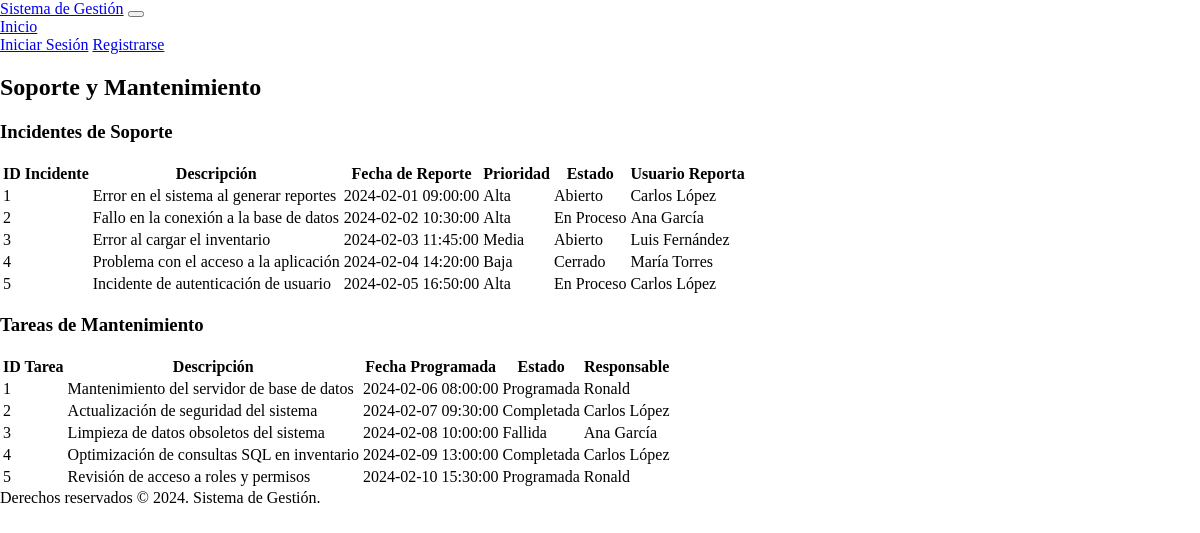
The page /soporte_mantenimiento.php on the database its author committed.
### tables this page shows
CREATE TABLE Incidentes_Soporte (
    id_incidente INT AUTO_INCREMENT PRIMARY KEY,
    descripcion_incidente TEXT,
    fecha_reporte DATETIME,
    prioridad ENUM('Alta', 'Media', 'Baja'),
    estado_incidente ENUM('Abierto', 'En Proceso', 'Cerrado'),
    usuario_reporta INT,
    usuario_responsable INT,
    FOREIGN KEY (usuario_reporta) REFERENCES Usuarios(id_usuario),
    FOREIGN KEY (usuario_responsable) REFERENCES Usuarios(id_usuario)
);

CREATE TABLE Usuarios (
    id_usuario INT AUTO_INCREMENT PRIMARY KEY,
    nombre VARCHAR(100),
    correo_electronico VARCHAR(100) UNIQUE,
    contrasena VARCHAR(255),
    rol ENUM('Administrador', 'Usuario', 'Empleado'),
    estado ENUM('Activo', 'Inactivo'),
    fecha_creacion DATETIME
);

CREATE TABLE Tareas_Mantenimiento (
    id_tarea INT AUTO_INCREMENT PRIMARY KEY,
    descripcion_tarea TEXT,
    fecha_programada DATETIME,
    estado_tarea ENUM('Programada', 'Completada', 'Fallida'),
    usuario_responsable INT,
    FOREIGN KEY (usuario_responsable) REFERENCES Usuarios(id_usuario)
);

### soporte_mantenimiento.php (the view, shortened to what this page needs)
<?php
include('header.php');
require_once 'config.php';
$user_role = $_SESSION['user_role'] ?? null;
$user_id = $_SESSION['user_id'] ?? null;
$incident_query = "SELECT I.id_incidente, I.descripcion_incidente, I.fecha_reporte, I.prioridad, I.estado_incidente, U.nombre AS usuario_reporta
                   FROM Incidentes_Soporte I
                   JOIN Usuarios U ON I.usuario_reporta = U.id_usuario";
$incident_query .= $user_role == 'Usuario' ? " WHERE I.usuario_reporta = $user_id" : "";
$incident_result = $conn->query($incident_query);
$task_query = "SELECT T.id_tarea, T.descripcion_tarea, T.fecha_programada, T.estado_tarea, U.nombre AS usuario_responsable
               FROM Tareas_Mantenimiento T
               JOIN Usuarios U ON T.usuario_responsable = U.id_usuario";
$task_result = $conn->query($task_query);
?>
<div class="container mt-5">
    <h2>Soporte y Mantenimiento</h2>
    <h3>Incidentes de Soporte</h3>
    <table class="table table-bordered">
        <thead>
            <tr>
                <th>ID Incidente</th>
                <th>Descripción</th>
                <th>Fecha de Reporte</th>
                <th>Prioridad</th>
                <th>Estado</th>
                <th>Usuario Reporta</th>
            </tr>
        </thead>
        <tbody>
            <?php if ($incident_result->num_rows > 0): ?>
                <?php while ($row = $incident_result->fetch_assoc()): ?>
                    <tr>
                        <td><?php echo $row['id_incidente']; ?></td>
                        <td><?php echo $row['descripcion_incidente']; ?></td>
                        <td><?php echo $row['fecha_reporte']; ?></td>
                        <td><?php echo $row['prioridad']; ?></td>
                        <td><?php echo $row['estado_incidente']; ?></td>
                        <td><?php echo $row['usuario_reporta']; ?></td>
                    </tr>
                <?php endwhile; ?>
            <?php else: ?>
                <tr>
                    <td colspan="7" class="text-center">No se encontraron incidentes de soporte.</td>
                </tr>
            <?php endif; ?>
        </tbody>
    </table>
    <h3>Tareas de Mantenimiento</h3>
    <table class="table table-bordered">
        <thead>
            <tr>
                <th>ID Tarea</th>
                <th>Descripción</th>
                <th>Fecha Programada</th>
                <th>Estado</th>
                <th>Responsable</th>
            </tr>
        </thead>
        <tbody>
            <?php if ($task_result->num_rows > 0): ?>
                <?php while ($row = $task_result->fetch_assoc()): ?>
                    <tr>
                        <td><?php echo $row['id_tarea']; ?></td>
                        <td><?php echo $row['descripcion_tarea']; ?></td>
                        <td><?php echo $row['fecha_programada']; ?></td>
                        <td><?php echo $row['estado_tarea']; ?></td>
                        <td><?php echo $row['usuario_responsable']; ?></td>
                    </tr>
                <?php endwhile; ?>
            <?php else: ?>
                <tr>
                    <td colspan="6" class="text-center">No se encontraron tareas de mantenimiento.</td>
                </tr>
            <?php endif; ?>
        </tbody>
    </table>
</div>
<?php
include('footer.php');
?>

### index.css (style rules this page uses)
html, body { height: 100%; margin: 0; display: flex; flex-direction: column; }

### rows shown on the page
incidentes_soporte: id_incidente "1", descripcion_incidente "Error en el sistema al generar reportes", fecha_reporte "2024-02-01 09:00:00", prioridad "Alta", estado_incidente "Abierto", usuario_reporta.nombre "Carlos López"
incidentes_soporte: id_incidente "2", descripcion_incidente "Fallo en la conexión a la base de datos", fecha_reporte "2024-02-02 10:30:00", prioridad "Alta", estado_incidente "En Proceso", usuario_reporta.nombre "Ana García"
incidentes_soporte: id_incidente "3", descripcion_incidente "Error al cargar el inventario", fecha_reporte "2024-02-03 11:45:00", prioridad "Media", estado_incidente "Abierto", usuario_reporta.nombre "Luis Fernández"
incidentes_soporte: id_incidente "4", descripcion_incidente "Problema con el acceso a la aplicación", fecha_reporte "2024-02-04 14:20:00", prioridad "Baja", estado_incidente "Cerrado", usuario_reporta.nombre "María Torres"
incidentes_soporte: id_incidente "5", descripcion_incidente "Incidente de autenticación de usuario", fecha_reporte "2024-02-05 16:50:00", prioridad "Alta", estado_incidente "En Proceso", usuario_reporta.nombre "Carlos López"
tareas_mantenimiento: id_tarea "1", descripcion_tarea "Mantenimiento del servidor de base de datos", fecha_programada "2024-02-06 08:00:00", estado_tarea "Programada", usuario_responsable.nombre "Ronald"
tareas_mantenimiento: id_tarea "2", descripcion_tarea "Actualización de seguridad del sistema", fecha_programada "2024-02-07 09:30:00", estado_tarea "Completada", usuario_responsable.nombre "Carlos López"
tareas_mantenimiento: id_tarea "3", descripcion_tarea "Limpieza de datos obsoletos del sistema", fecha_programada "2024-02-08 10:00:00", estado_tarea "Fallida", usuario_responsable.nombre "Ana García"
tareas_mantenimiento: id_tarea "4", descripcion_tarea "Optimización de consultas SQL en inventario", fecha_programada "2024-02-09 13:00:00", estado_tarea "Completada", usuario_responsable.nombre "Carlos López"
tareas_mantenimiento: id_tarea "5", descripcion_tarea "Revisión de acceso a roles y permisos", fecha_programada "2024-02-10 15:30:00", estado_tarea "Programada", usuario_responsable.nombre "Ronald"
